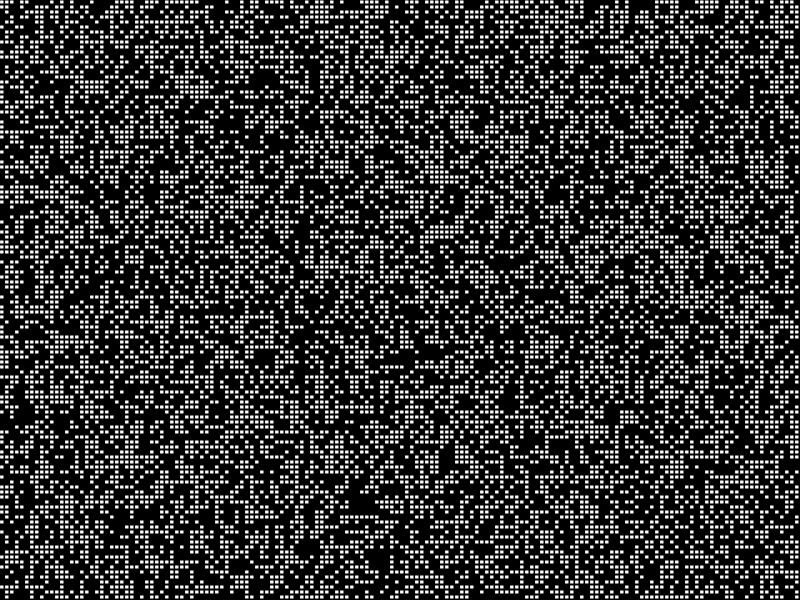
Frame 1 (no input)
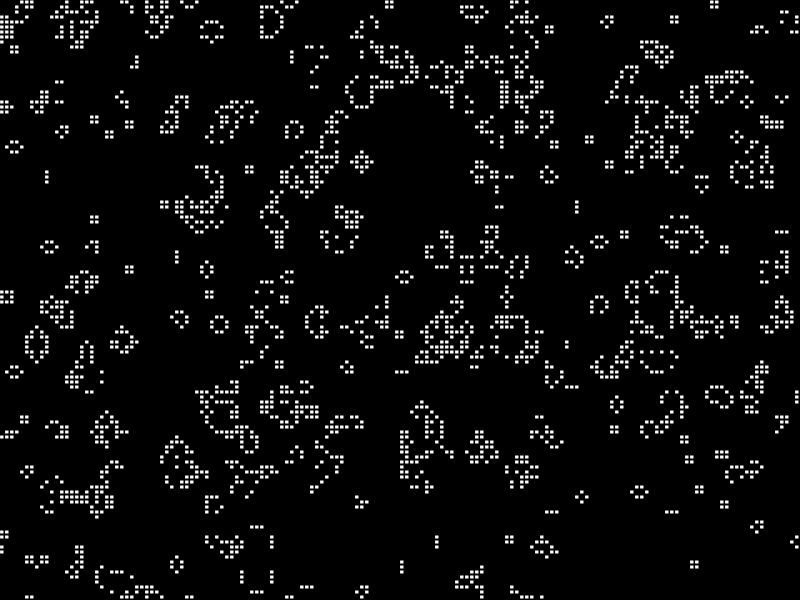
Frame 60 (no input)
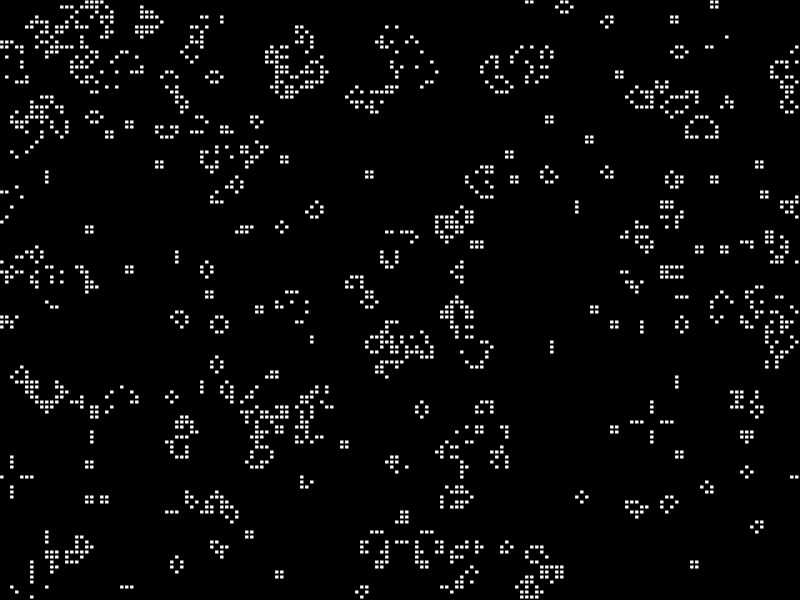
Frame 120 (the mouse pressed at the canvas centre since frame 60)

The p5.js sketch that drew these frames (run headless with seeded random() and noise() and a simulated clock; from frame 60 on, the mouse is pressed at the canvas centre):

// p5.js sketch
// ── sketch.js
// Every cols has an rows array. (2DArray maker)
const make2DArray = (cols, rows) => {
    let arr = new Array(cols);
    for (let i = 0; i < arr.length; i++) {
        arr[i] = new Array(rows);
    }
    return arr;
};

let grid;
let cols;
let rows;
const resulotion = 5;

function setup() {
    // Add canvas
    createCanvas(800, 600);
    // calculate the cols and rows
    cols = width / resulotion;
    rows = height / resulotion;

    // make the 2d array from the calculated cols and rows
    grid = make2DArray(cols, rows);

    // randomize the first setup for the grid (value: 0 or 1)
    for (let i = 0; i < cols; i++) {
        for (let j = 0; j < rows; j++) {
            grid[i][j] = Math.round(Math.random(2));
        }
    }
}

function draw() {
    // make more visible:
    background(0);

    for (let i = 0; i < cols; i++) {
        for (let j = 0; j < rows; j++) {
            let x = i * resulotion;
            let y = j * resulotion;
            if (grid[i][j] == 1) {
                fill(255);
                stroke(0);
                rect(x, y, resulotion - 1, resulotion - 1);
            }
        }
    }

    // we need a new grid where compute the new states
    let next = make2DArray(cols, rows);

    // compute next based on grid
    for (let i = 0; i < cols; i++) {
        for (let j = 0; j < rows; j++) {
            let state = grid[i][j];
            // count living neighbors
            let neighbors = countNeighbors(grid, i, j);

            if (state == 0 && neighbors == 3) {
                next[i][j] = 1;
            } else if (state == 1 && (neighbors < 2 || neighbors > 3)) {
                next[i][j] = 0;
            } else {
                next[i][j] = state;
            }
        }
    }

    grid = next;
}

function countNeighbors(grid, x, y) {
    let sum = 0;
    for (let i = -1; i < 2; i++) {
        for (let j = -1; j < 2; j++) {
            let col = (x + i + cols) % cols;
            let row = (y + j + rows) % rows;
            sum += grid[col][row];
        }
    }
    sum -= grid[x][y];
    return sum;
}
